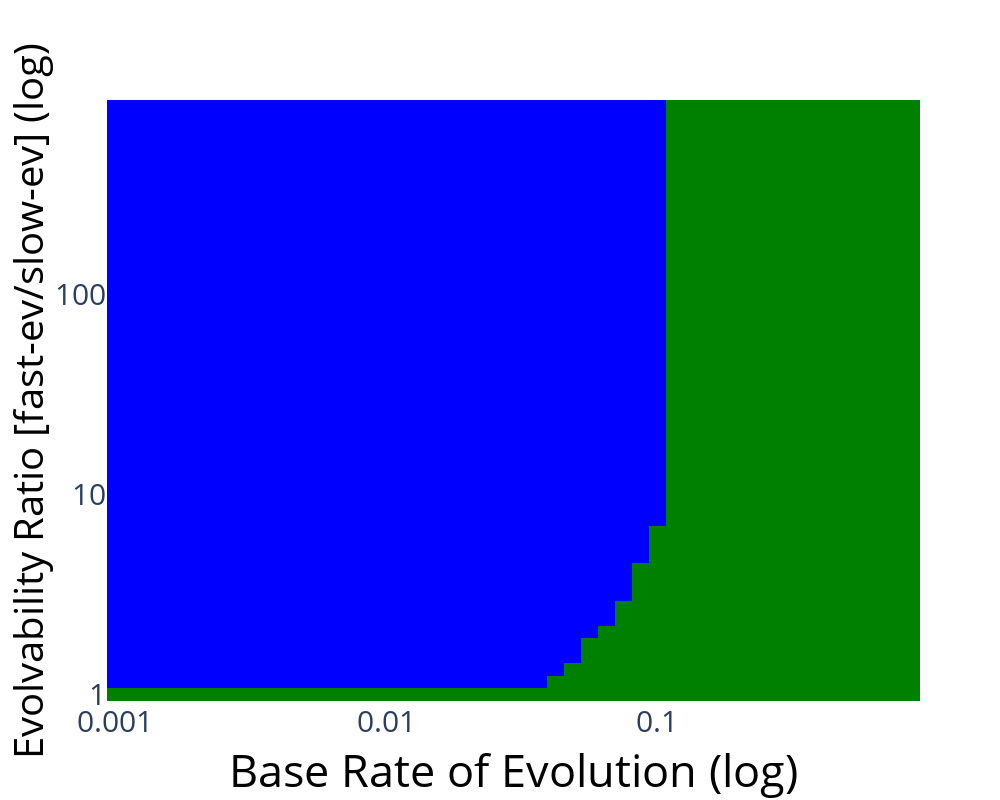

The cell this chart's notebook holds for it:
### Code cell
def plot_2d_sensitivity_analysis_initial_pop_vs_evolvability(V_A_scale, V_A2_V_A1_ratios, final_outcomes_matrix):
    color_map = {
        "sp 2 (high-genetic-var) wins, sp 1 (low-genetic-var) extinct": 0,
        "sp 1 (low-genetic-var) wins, sp 2 (high-genetic-var) extinct": 1,
        "both coexist": 2,
        "both extinct": 3
    }

    # Convert the final outcomes to numerical values
    numerical_matrix = np.vectorize(color_map.get)(final_outcomes_matrix)   

    # Create the heatmap
    heatmap = go.Heatmap(
        z=numerical_matrix.T,  # Transpose the matrix to match the correct axis
        x=V_A_scale,
        y=V_A2_V_A1_ratios,
        # colorscale=[[0/3, 'red'], [1/3, 'blue'], [2/3, 'green'], [3/3, 'black']],
        colorscale=[
            [0.0, 'red'],
            [0.25, 'red'],
            [0.25, 'blue'],
            [0.5, 'blue'],
            [0.5, 'green'],
            [0.75, 'green'],
            [0.75, 'black'],
            [1.0, 'black']
        ],
        zmin=0,
        zmax=3,
        showscale = False,
        colorbar=dict(
            tickvals=[0, 1, 2, 3],
            ticktext=list(color_map.keys()),
        )
    )

    fig = go.Figure(data=[heatmap])

    # legend_labels = [
    #     ("Slow evolver extinct", 'red'),
    #     ("Fast evolver extinct", 'blue'),
    #     ('Both coexist', 'green'),
    #     ('Both extinct', 'black')
    # ]

    # for label, color in legend_labels:
    #     fig.add_trace(go.Scatter(
    #         x=[None], y=[None], mode='markers',
    #         marker=dict(color=color),
    #         showlegend=True,
    #         name=label
    #     ))



    fig.update_layout(
        xaxis=dict(
            title='Base Rate of Evolution (log)',
            type='log',
            tickvals=[0.001, 0.01, 0.1],
            ticktext=["0.001", "0.01", "0.1"],
            title_font=dict(size=45, color='black'),
            tickfont=dict(size=30)  # Increase ticktext font size
        ),
        yaxis=dict(
            title='Evolvability Ratio [fast-ev/slow-ev] (log)',
            type='log',
            tickvals=[1, 10, 100, 1000],
            ticktext=['1', '10', '100', '1000'],
            title_font=dict(size=40, color='black'),
            tickfont=dict(size=30)  # Increase ticktext font size
        ),
        template='plotly',
        width=1000,
        height=800,
    )
    

    pio.show(fig)

def generate_parameters_with_varied_parameters(V_A_scale, V_A2_V_A1_ratios):
    parameters_list = []
    for V_A_value in V_A_scale:
        for V_A2_V_A1 in V_A2_V_A1_ratios:
            parameters_dict = Parameters_for_Analysis(base_parameters=base_parameters, V_A1= V_A_value, V_A2=V_A_value).__dict__.copy()
            parameters_dict['V_A2'] = parameters_dict['V_A1'] * V_A2_V_A1
            parameters = Parameters_for_Analysis(base_parameters=base_parameters, **parameters_dict)
            parameters_list.append(parameters)

            
    return parameters_list

def run_sensitivity_analysis(parameters_list):
    final_outcomes_list = []
    for parameters in parameters_list:
        final_outcome_instance = run_simulation_and_get_outcome_instance(parameters)
        final_outcomes_list.append(final_outcome_instance.outcome)
    return final_outcomes_list

def main():
    V_A_value_powers = np.arange(-3, 0, 0.0625)
    V_A2_V_A1_powers = np.arange(0, 3, 0.0625)
    
    V_A_scale = np.power(10.0, V_A_value_powers)
    V_A2_V_A1_ratios = np.power(10.0, V_A2_V_A1_powers)
    
    parameters_list = generate_parameters_with_varied_parameters(V_A_scale, V_A2_V_A1_ratios)
    final_outcomes_list = run_sensitivity_analysis(parameters_list)
    
    final_outcomes_matrix = np.array(final_outcomes_list).reshape(len(V_A_scale), len(V_A2_V_A1_ratios))
    
    plot_2d_sensitivity_analysis_initial_pop_vs_evolvability(V_A_scale, V_A2_V_A1_ratios, final_outcomes_matrix)

if __name__ == "__main__":
    main()

### Figure 1 — Plotly figure (JSON) as saved in the notebook; plotly's stock layout.template omitted (floating-point values rounded to 4 significant figures; data arrays with more than 128 entries replaced by an {"elided": "..."} marker saying what was removed)
{"data": [{"colorbar": {"ticktext": ["sp 2 (high-genetic-var) wins, sp 1 (low-genetic-var) extinct", "sp 1 (low-genetic-var) wins, sp 2 (high-genetic-var) extinct", "both coexist", "both extinct"], "tickvals": [0, 1, 2, 3]}, "colorscale": [[0, "red"], [0.25, "red"], [0.25, "blue"], [0.5, "blue"], [0.5, "green"], [0.75, "green"], [0.75, "black"], [1, "black"]], "showscale": false, "type": "heatmap", "x": [0.001, 0.001155, 0.001334, 0.00154, 0.001778, 0.002054, 0.002371, 0.002738, 0.003162, 0.003652, 0.004217, 0.00487, 0.005623, 0.006494, 0.007499, 0.00866, 0.01, 0.01155, 0.01334, 0.0154, 0.01778, 0.02054, 0.02371, 0.02738, 0.03162, 0.03652, 0.04217, 0.0487, 0.05623, 0.06494, 0.07499, 0.0866, 0.1, 0.1155, 0.1334, 0.154, 0.1778, 0.2054, 0.2371, 0.2738, 0.3162, 0.3652, 0.4217, 0.487, 0.5623, 0.6494, 0.7499, 0.866], "y": [1, 1.155, 1.334, 1.54, 1.778, 2.054, 2.371, 2.738, 3.162, 3.652, 4.217, 4.87, 5.623, 6.494, 7.499, 8.66, 10, 11.55, 13.34, 15.4, 17.78, 20.54, 23.71, 27.38, 31.62, 36.52, 42.17, 48.7, 56.23, 64.94, 74.99, 86.6, 100, 115.5, 133.4, 154.0, 177.8, 205.4, 237.1, 273.8, 316.2, 365.2, 421.7, 487.0, 562.3, 649.4, 749.9, 866.0], "z": {"elided": "48x48 int values"}, "zmax": 3, "zmin": 0}], "layout": {"height": 800, "width": 1000, "xaxis": {"tickfont": {"size": 30}, "ticktext": ["0.001", "0.01", "0.1"], "tickvals": [0.001, 0.01, 0.1], "title": {"font": {"color": "black", "size": 45}, "text": "Base Rate of Evolution (log)"}, "type": "log"}, "yaxis": {"tickfont": {"size": 30}, "ticktext": ["1", "10", "100", "1000"], "tickvals": [1, 10, 100, 1000], "title": {"font": {"color": "black", "size": 40}, "text": "Evolvability Ratio [fast-ev/slow-ev] (log)"}, "type": "log"}}}
